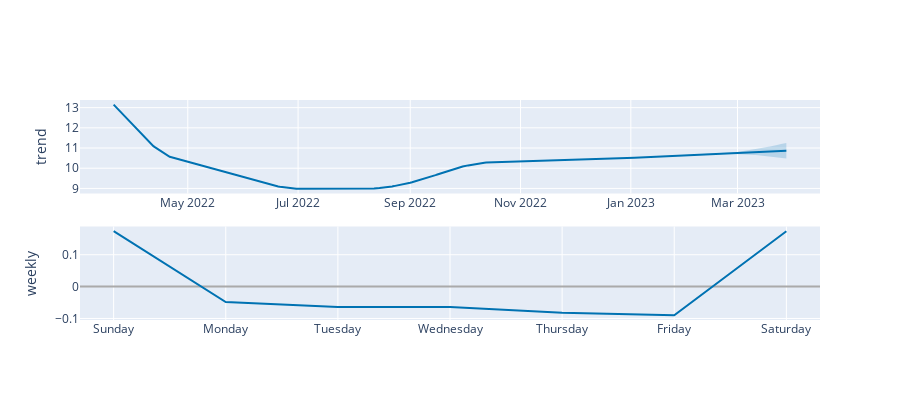

Notebook code for this chart:
### Code cell
from prophet.plot import plot_plotly, plot_components_plotly
import plotly.graph_objects as go
#plot_plotly(m, forecast)
plot_components_plotly(m, forecast)

### Figure 1 — Plotly figure (JSON) as saved in the notebook; plotly's stock layout.template omitted (floating-point values rounded to 4 significant figures; data arrays with more than 128 entries replaced by an {"elided": "..."} marker saying what was removed)
{"data": [{"line": {"color": "#0072B2", "width": 2}, "mode": "lines", "name": "trend", "type": "scatter", "x": {"elided": "272 str values"}, "xaxis": "x", "y": {"elided": "272 float values"}, "yaxis": "y"}, {"line": {"color": "rgba(0, 114, 178, 0.2)", "width": 0}, "mode": "lines", "name": "trend_upper", "type": "scatter", "x": {"elided": "272 str values"}, "xaxis": "x", "y": {"elided": "272 float values"}, "yaxis": "y"}, {"fill": "tonexty", "fillcolor": "rgba(0, 114, 178, 0.2)", "line": {"color": "rgba(0, 114, 178, 0.2)", "width": 0}, "mode": "lines", "name": "trend_lower", "type": "scatter", "x": {"elided": "272 str values"}, "xaxis": "x", "y": {"elided": "272 float values"}, "yaxis": "y"}, {"line": {"color": "#0072B2", "width": 2}, "mode": "lines", "name": "weekly", "type": "scatter", "x": ["2017-01-01T00:00:00", "2017-01-02T00:00:00", "2017-01-03T00:00:00", "2017-01-04T00:00:00", "2017-01-05T00:00:00", "2017-01-06T00:00:00", "2017-01-07T00:00:00"], "xaxis": "x2", "y": [0.1739, -0.04835, -0.06364, -0.06407, -0.08171, -0.0901, 0.1739], "yaxis": "y2"}], "layout": {"height": 400, "showlegend": false, "width": 900, "xaxis": {"anchor": "y", "domain": [0, 1], "range": ["2022-03-02T09:36:00", "2023-04-15T14:24:00"], "type": "date"}, "xaxis2": {"anchor": "y2", "domain": [0, 1], "range": ["2016-12-31T16:48:00", "2017-01-07T07:12:00"], "tickformat": "%A", "type": "date"}, "yaxis": {"anchor": "x", "domain": [0.575, 1], "rangemode": "normal", "title": {"text": "trend"}, "zerolinecolor": "#AAA"}, "yaxis2": {"anchor": "x2", "domain": [0, 0.425], "title": {"text": "weekly"}, "zerolinecolor": "#AAA"}}}
